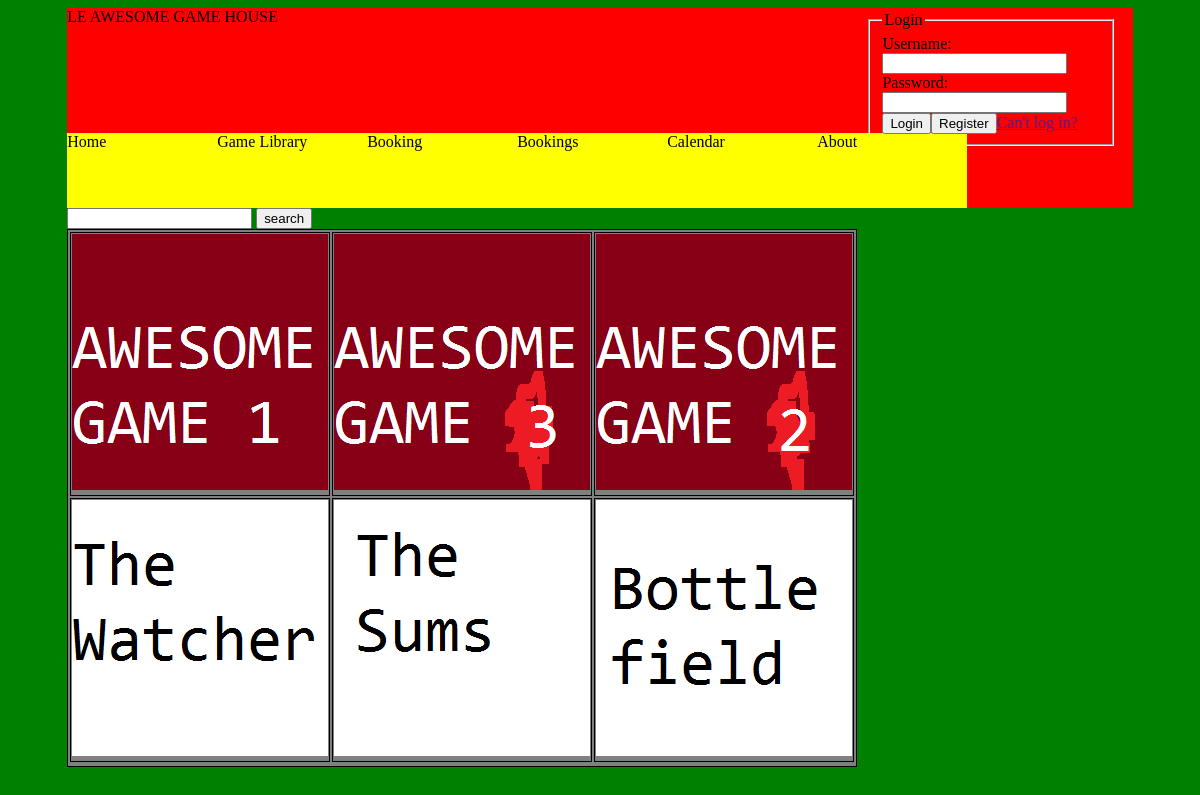
Page /?page=gameLibrary on the committed database.
### tables this page shows
CREATE TABLE "GameLibrary" ("pk" INTEGER PRIMARY KEY  AUTOINCREMENT  NOT NULL , "game" INTEGER);

### model.php (called while the page is built, shortened)
<?php
class Model{
    public $types = array("GameLibrarySearch", "games", "accounts", "review", "Game", "GameLibrary", "Booking", "Bookings", "registerAccount", "deleteBookings", "AllGames");
    function read($type, $id){
        if(in_array($type, $this->types)){
            $db = new PDO("sqlite:db/db.sqlite");
            try {
                $db = new PDO("sqlite:db/db.sqlite");
                $db->setAttribute(PDO::ATTR_ERRMODE, PDO::ERRMODE_EXCEPTION);
            } catch (PDOException $e) {
                echo "Failed to connect to the database using DSN:<br>$dsn<br>";
                throw $e;
            }
            switch($type){
                case "GameLibrary":
                    $stmt = $db->prepare("SELECT * FROM GameLibrary");
                    $stmt->execute();
                    $res = $stmt->fetchAll(PDO::FETCH_ASSOC);
                    return $res;
            }
        } else{
            echo "**Invalid type in read**";
        }
    }
}
 ?>

### view.php (the view, shortened to what this page needs)
<?php
class InterfaceView{
    public function staticStuff(){
        echo "
        <!DOCTYPE html>
            <head>
                <title>title</title>
                <link rel='stylesheet' href='style.css'>
            </head>
        <body>
        <header>";
            echo "LE AWESOME GAME HOUSE";
            $loggedIn = true;
            echo "<div class='login'>";
                if(isset($_SESSION['username'])){
                    if($_SESSION['username'] != ""){
                        echo "Hello " . $_SESSION['username'];
                        echo "<form method='POST'>";
                            echo "<button name='logout' type='submit'>Logout</button>";
                        echo "</form>";
                    } else{
                        $loggedIn = false;
                    }
                } else{
                    $loggedIn = false;
                }
                if(!$loggedIn){
                    echo "<fieldset>";
                        echo "<legend>Login</legend>";
                        echo "<form method='POST'>";
                            echo "Username:";
                            echo "<input name='username' type='text'></input>";
                            echo "Password:";
                            echo "<input name='password' type='password'></input>";
                            echo "<button type='submit'>Login</button>";
                        echo "</form>";
                        echo "<form method='GET'><button type='submit' name='page' value='register'>Register</button></form>";
                        echo "<a href=''>Can't log in?</a>";
                    echo "</fieldset>";
                }
            echo "</div>
            <nav>";
         echo <<<EOT
            <div id="home" class="navButton">Home</div>
            <script type="text/javascript">
            document.getElementById("home").onclick = function () {
                location.href = "?page=home";
            };
            </script>
            <div id="gameLibrary" class="navButton">Game Library</div>
            <script type="text/javascript">
            document.getElementById("gameLibrary").onclick = function () {
                location.href = "?page=gameLibrary";
            };
            </script>
            <div id="booking" class="navButton">Booking</div>
            <script type="text/javascript">
            document.getElementById("booking").onclick = function () {
                location.href = "?page=booking";
            };
            </script>
            <div id="bookings" class="navButton">Bookings</div>
            <script type="text/javascript">
            document.getElementById("bookings").onclick = function () {
                location.href = "?page=bookings";
            };
            </script>
            <div id="calendar" class="navButton">Calendar</div>
            <script type="text/javascript">
            document.getElementById("calendar").onclick = function () {
                location.href = "?page=calendar";
            };
            </script>
            <div id="about" class="navButton">About</div>
            <script type="text/javascript">
            document.getElementById("about").onclick = function () {
                location.href = "?page=about";
            };
            </script>
EOT;
                echo "</nav>";
        echo "</header>";
    }
    function displayGameLibrary($data, $searched){
        $dir = "resources/games/";
        echo "<div id='gameLibrary'>";
        echo "
            <form method='post'>
                <input class='glButton' type='text' name='search'>
                <input type='submit' value='search'>
            </form>
            <table><tr>";
            for($i = 0; $i < sizeof($data); $i++){
                if(!$searched){
                    echo "<td><a href='?game=" . $data[$i]['game'] . "'><img src='" . $dir . $data[$i]['game'] . "Large.png'></img></a></td>";
                }
                else{
                    echo "<td><a href='?game=" . $data[$i]['pk'] . "'><img src='" . $dir . $data[$i]['pk'] . "Large.png'></img></a></td>";
                }
                if(($i+1) % 3 == 0){
                    echo "</tr><tr>";
                }
            }
            echo "</tr></table>";
        echo "</div>";
    }
}
 ?>

### style.css (style rules this page uses)
body { background-color:green; min-height:100%; height:100%; }
header { background-color:red; width:90%; height:200px; margin-left:5%; }
nav { background-color:orange; width:900px; height:75px; margin-top:102px; }
.navButton { background-color:yellow; width:150px; height:75px; float:left; }
.glButton { margin-left:5%; }
.login { width:250px; height:10%; margin-top:-15px; margin-left:75%; }
form { display:inline; margin:0px; padding:0px; }
table, tr, td { background-color:gray; width:55%; min-height:75px; margin-left:5%; border: 1px solid black; }

### rows in the picture
gamelibrary: shows a picture
gamelibrary: shows a picture
gamelibrary: shows a picture
gamelibrary: shows a picture
gamelibrary: shows a picture
gamelibrary: shows a picture
